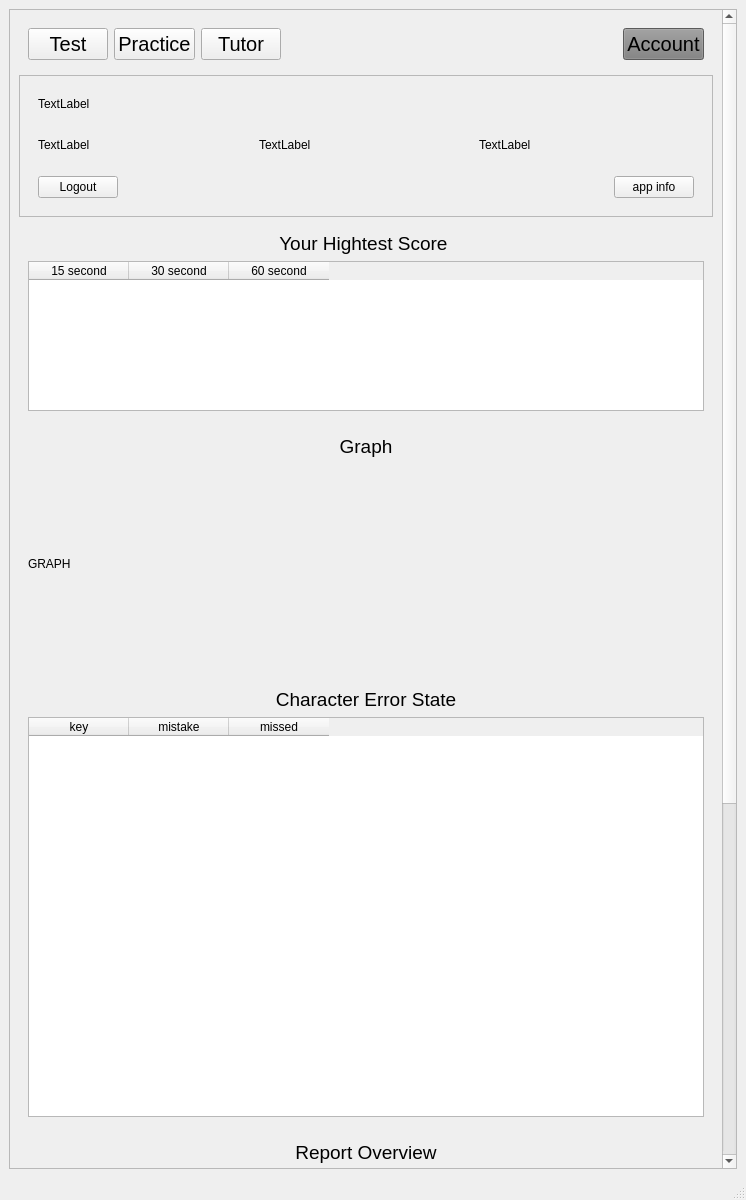
<?xml version="1.0" encoding="UTF-8"?>
<ui version="4.0">
 <class>MainWindow</class>
 <widget class="QMainWindow" name="MainWindow">
  <property name="geometry">
   <rect>
    <x>0</x>
    <y>0</y>
    <width>746</width>
    <height>1200</height>
   </rect>
  </property>
  <property name="windowTitle">
   <string>MainWindow</string>
  </property>
  <widget class="QWidget" name="centralwidget">
   <layout class="QGridLayout" name="gridLayout_2">
    <item row="0" column="0">
     <widget class="QScrollArea" name="scrollArea">
      <property name="widgetResizable">
       <bool>true</bool>
      </property>
      <widget class="QWidget" name="scrollAreaWidgetContents">
       <property name="geometry">
        <rect>
         <x>0</x>
         <y>0</y>
         <width>712</width>
         <height>1677</height>
        </rect>
       </property>
       <layout class="QGridLayout" name="gridLayout">
        <item row="0" column="0">
         <widget class="QFrame" name="frame">
          <property name="sizePolicy">
           <sizepolicy hsizetype="Preferred" vsizetype="Preferred">
            <horstretch>0</horstretch>
            <verstretch>0</verstretch>
           </sizepolicy>
          </property>
          <property name="font">
           <font>
            <pointsize>15</pointsize>
           </font>
          </property>
          <property name="styleSheet">
           <string notr="true"/>
          </property>
          <property name="frameShape">
           <enum>QFrame::NoFrame</enum>
          </property>
          <property name="frameShadow">
           <enum>QFrame::Plain</enum>
          </property>
          <layout class="QHBoxLayout" name="horizontalLayout">
           <item>
            <widget class="QPushButton" name="test_session">
             <property name="font">
              <font>
               <pointsize>15</pointsize>
              </font>
             </property>
             <property name="styleSheet">
              <string notr="true"/>
             </property>
             <property name="text">
              <string>Test</string>
             </property>
             <property name="checkable">
              <bool>false</bool>
             </property>
            </widget>
           </item>
           <item>
            <widget class="QPushButton" name="practice_button">
             <property name="font">
              <font>
               <pointsize>15</pointsize>
              </font>
             </property>
             <property name="styleSheet">
              <string notr="true"/>
             </property>
             <property name="text">
              <string>Practice</string>
             </property>
            </widget>
           </item>
           <item>
            <widget class="QPushButton" name="tutor_btn">
             <property name="font">
              <font>
               <pointsize>15</pointsize>
              </font>
             </property>
             <property name="styleSheet">
              <string notr="true"/>
             </property>
             <property name="text">
              <string>Tutor</string>
             </property>
            </widget>
           </item>
           <item>
            <spacer name="horizontalSpacer">
             <property name="font">
              <font>
               <pointsize>15</pointsize>
              </font>
             </property>
             <property name="orientation">
              <enum>Qt::Horizontal</enum>
             </property>
             <property name="sizeHint" stdset="0">
              <size>
               <width>40</width>
               <height>20</height>
              </size>
             </property>
            </spacer>
           </item>
           <item>
            <widget class="QPushButton" name="account_btn">
             <property name="font">
              <font>
               <pointsize>15</pointsize>
              </font>
             </property>
             <property name="styleSheet">
              <string notr="true">background-color:#7f7f7f;</string>
             </property>
             <property name="text">
              <string>Account</string>
             </property>
            </widget>
           </item>
          </layout>
         </widget>
        </item>
        <item row="1" column="0">
         <widget class="QFrame" name="frame_3">
          <property name="frameShape">
           <enum>QFrame::StyledPanel</enum>
          </property>
          <property name="frameShadow">
           <enum>QFrame::Plain</enum>
          </property>
          <layout class="QVBoxLayout" name="verticalLayout">
           <item>
            <widget class="QFrame" name="frame_4">
             <property name="frameShape">
              <enum>QFrame::NoFrame</enum>
             </property>
             <property name="frameShadow">
              <enum>QFrame::Raised</enum>
             </property>
             <layout class="QHBoxLayout" name="horizontalLayout_2">
              <item>
               <widget class="QLabel" name="username_label">
                <property name="text">
                 <string>TextLabel</string>
                </property>
               </widget>
              </item>
              <item>
               <spacer name="horizontalSpacer_2">
                <property name="orientation">
                 <enum>Qt::Horizontal</enum>
                </property>
                <property name="sizeHint" stdset="0">
                 <size>
                  <width>543</width>
                  <height>20</height>
                 </size>
                </property>
               </spacer>
              </item>
             </layout>
            </widget>
           </item>
           <item>
            <widget class="QFrame" name="frame_5">
             <property name="frameShape">
              <enum>QFrame::NoFrame</enum>
             </property>
             <property name="frameShadow">
              <enum>QFrame::Plain</enum>
             </property>
             <layout class="QHBoxLayout" name="horizontalLayout_3">
              <item>
               <widget class="QLabel" name="email_label">
                <property name="text">
                 <string>TextLabel</string>
                </property>
               </widget>
              </item>
              <item>
               <widget class="QLabel" name="joinded_date_label">
                <property name="text">
                 <string>TextLabel</string>
                </property>
               </widget>
              </item>
              <item>
               <widget class="QLabel" name="test_completed_label">
                <property name="text">
                 <string>TextLabel</string>
                </property>
               </widget>
              </item>
             </layout>
            </widget>
           </item>
           <item>
            <widget class="QFrame" name="frame_6">
             <property name="frameShape">
              <enum>QFrame::NoFrame</enum>
             </property>
             <property name="frameShadow">
              <enum>QFrame::Raised</enum>
             </property>
             <layout class="QGridLayout" name="gridLayout_7">
              <item row="0" column="1">
               <spacer name="horizontalSpacer_3">
                <property name="orientation">
                 <enum>Qt::Horizontal</enum>
                </property>
                <property name="sizeHint" stdset="0">
                 <size>
                  <width>516</width>
                  <height>20</height>
                 </size>
                </property>
               </spacer>
              </item>
              <item row="0" column="0">
               <widget class="QPushButton" name="logout_btn">
                <property name="text">
                 <string>Logout</string>
                </property>
               </widget>
              </item>
              <item row="0" column="2">
               <widget class="QPushButton" name="app_version_button">
                <property name="text">
                 <string>app info</string>
                </property>
               </widget>
              </item>
             </layout>
            </widget>
           </item>
          </layout>
         </widget>
        </item>
        <item row="2" column="0">
         <widget class="QFrame" name="frame_7">
          <property name="frameShape">
           <enum>QFrame::NoFrame</enum>
          </property>
          <property name="frameShadow">
           <enum>QFrame::Plain</enum>
          </property>
          <layout class="QGridLayout" name="gridLayout_3">
           <item row="1" column="0">
            <widget class="QTableWidget" name="tableWidget">
             <property name="minimumSize">
              <size>
               <width>0</width>
               <height>150</height>
              </size>
             </property>
             <column>
              <property name="text">
               <string>15 second</string>
              </property>
             </column>
             <column>
              <property name="text">
               <string>30 second</string>
              </property>
             </column>
             <column>
              <property name="text">
               <string>60 second</string>
              </property>
             </column>
            </widget>
           </item>
           <item row="0" column="0">
            <widget class="QLabel" name="label">
             <property name="font">
              <font>
               <pointsize>14</pointsize>
              </font>
             </property>
             <property name="text">
              <string>Your Hightest Score </string>
             </property>
             <property name="alignment">
              <set>Qt::AlignCenter</set>
             </property>
            </widget>
           </item>
          </layout>
         </widget>
        </item>
        <item row="3" column="0">
         <widget class="QFrame" name="frame_8">
          <property name="frameShape">
           <enum>QFrame::NoFrame</enum>
          </property>
          <property name="frameShadow">
           <enum>QFrame::Raised</enum>
          </property>
          <layout class="QGridLayout" name="gridLayout_4">
           <item row="1" column="0">
            <widget class="QLabel" name="label_5">
             <property name="minimumSize">
              <size>
               <width>0</width>
               <height>200</height>
              </size>
             </property>
             <property name="text">
              <string>GRAPH</string>
             </property>
            </widget>
           </item>
           <item row="0" column="0">
            <widget class="QLabel" name="label_2">
             <property name="font">
              <font>
               <pointsize>14</pointsize>
              </font>
             </property>
             <property name="text">
              <string>Graph</string>
             </property>
             <property name="alignment">
              <set>Qt::AlignCenter</set>
             </property>
            </widget>
           </item>
          </layout>
         </widget>
        </item>
        <item row="4" column="0">
         <widget class="QFrame" name="frame_9">
          <property name="frameShape">
           <enum>QFrame::NoFrame</enum>
          </property>
          <property name="frameShadow">
           <enum>QFrame::Raised</enum>
          </property>
          <layout class="QGridLayout" name="gridLayout_5">
           <item row="1" column="0">
            <widget class="QTableWidget" name="tableWidget_2">
             <property name="minimumSize">
              <size>
               <width>0</width>
               <height>400</height>
              </size>
             </property>
             <column>
              <property name="text">
               <string>key</string>
              </property>
             </column>
             <column>
              <property name="text">
               <string>mistake</string>
              </property>
             </column>
             <column>
              <property name="text">
               <string>missed</string>
              </property>
             </column>
            </widget>
           </item>
           <item row="0" column="0">
            <widget class="QLabel" name="label_3">
             <property name="font">
              <font>
               <pointsize>14</pointsize>
              </font>
             </property>
             <property name="text">
              <string>Character Error State</string>
             </property>
             <property name="alignment">
              <set>Qt::AlignCenter</set>
             </property>
            </widget>
           </item>
          </layout>
         </widget>
        </item>
        <item row="5" column="0">
         <widget class="QFrame" name="frame_10">
          <property name="frameShape">
           <enum>QFrame::NoFrame</enum>
          </property>
          <property name="frameShadow">
           <enum>QFrame::Raised</enum>
          </property>
          <layout class="QGridLayout" name="gridLayout_6">
           <item row="1" column="0">
            <widget class="QTreeWidget" name="treeWidget">
             <property name="minimumSize">
              <size>
               <width>0</width>
               <height>500</height>
              </size>
             </property>
             <column>
              <property name="text">
               <string>report list</string>
              </property>
             </column>
            </widget>
           </item>
           <item row="0" column="0">
            <widget class="QLabel" name="label_4">
             <property name="font">
              <font>
               <pointsize>14</pointsize>
              </font>
             </property>
             <property name="text">
              <string>Report Overview</string>
             </property>
             <property name="alignment">
              <set>Qt::AlignCenter</set>
             </property>
            </widget>
           </item>
          </layout>
         </widget>
        </item>
       </layout>
      </widget>
     </widget>
    </item>
   </layout>
  </widget>
  <widget class="QMenuBar" name="menubar">
   <property name="geometry">
    <rect>
     <x>0</x>
     <y>0</y>
     <width>746</width>
     <height>21</height>
    </rect>
   </property>
  </widget>
  <widget class="QStatusBar" name="statusbar"/>
 </widget>
 <resources/>
 <connections/>
</ui>
